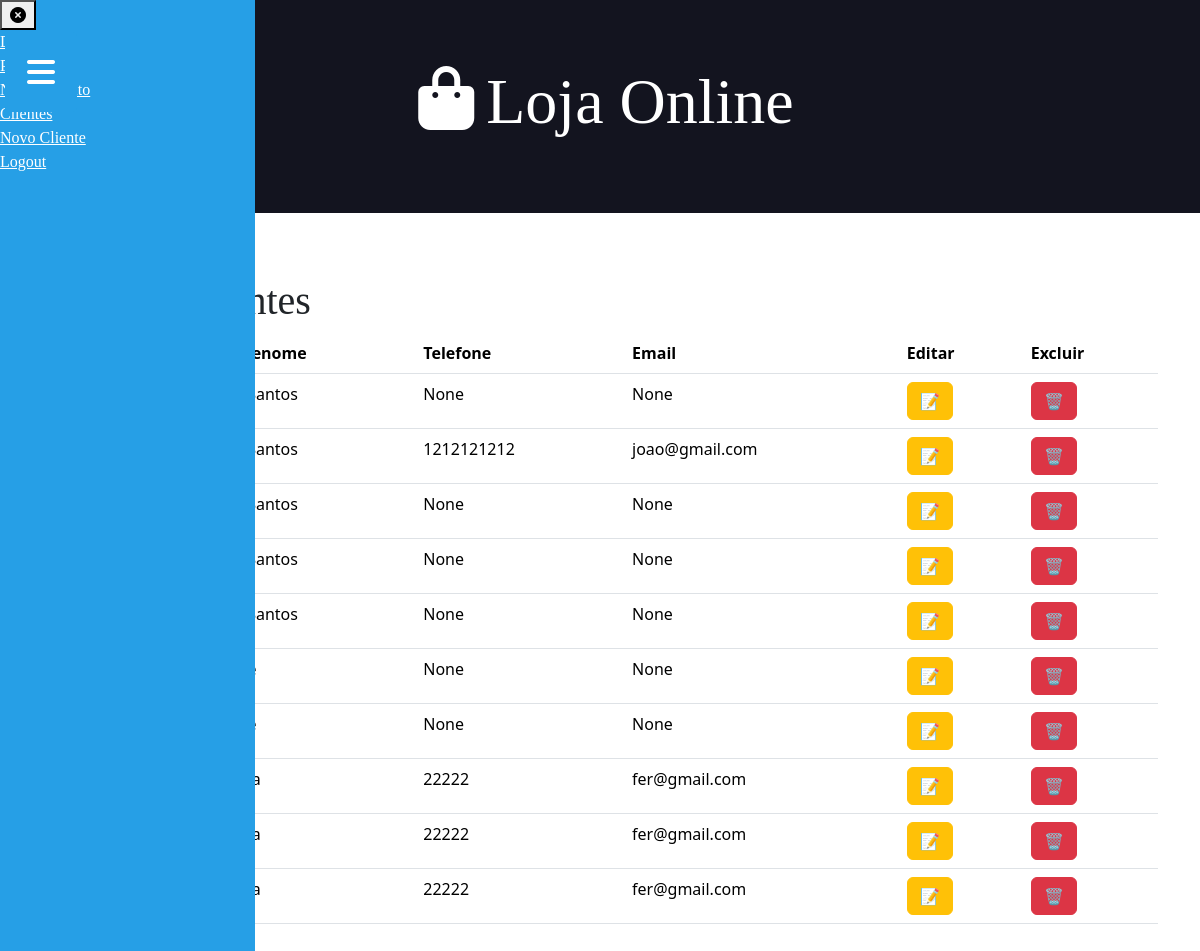
Before: /clientes (signed in) with the older database file.
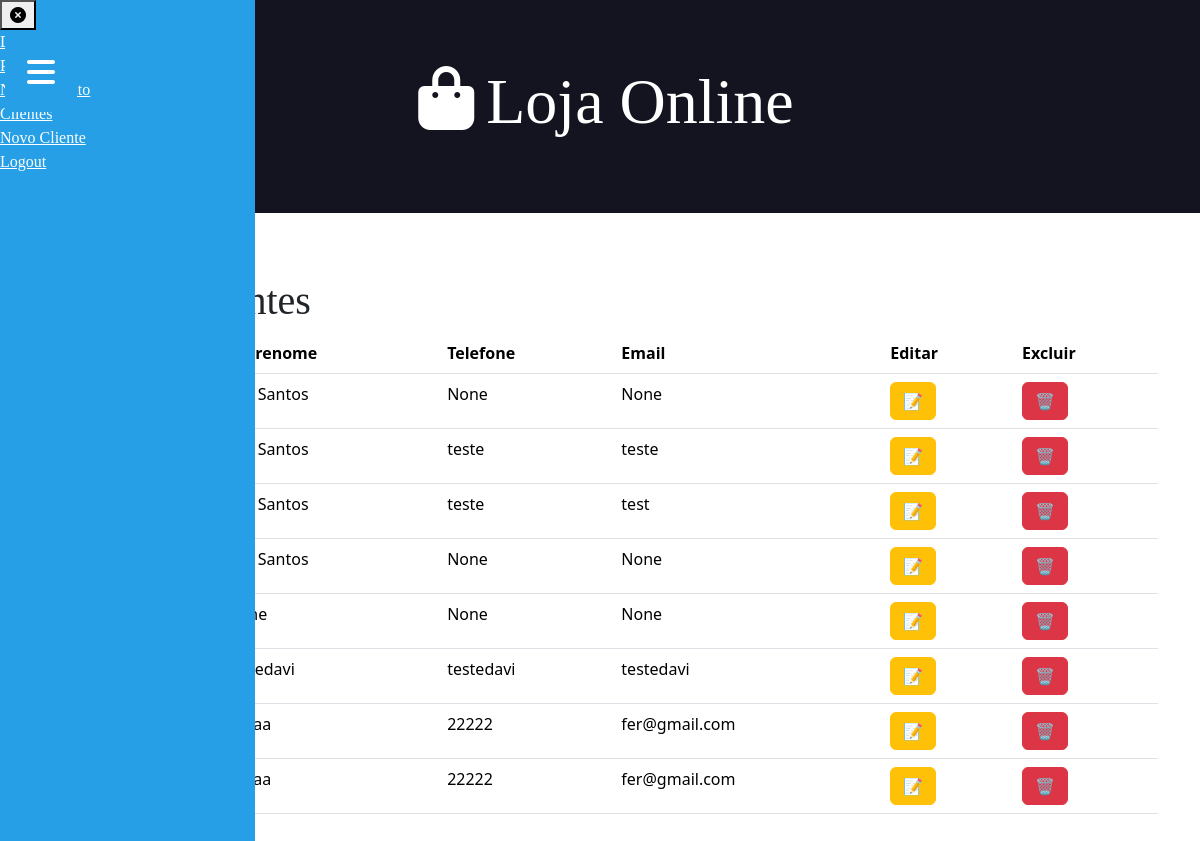
After: the same page with the newer database file.
### core/models.py (models this page shows)
class Cliente(models.Model):
    nome = models.CharField(max_length=200)
    sobrenome = models.CharField(max_length=200, null=True, blank=True)
    data_nascimento = models.DateField(null=True, blank=True)
    cpf = models.CharField(max_length=22, null=True, blank=True)
    telefone = models.CharField(max_length=30, null=True, blank=True)
    email = models.EmailField(max_length=100, null=True, blank=True)

### core/views.py (the view)
# urls.py: path('clientes', clientes, name="urlclientes"),
@login_required(login_url='urlentrar')
def clientes(request):
    clientes = Cliente.objects.all()
    context = {'cli': clientes}
    return render(request, 'clientes.html', context)

### core/templates/clientes.html (shortened to what this page needs)
{% extends 'global/base.html' %}
{% block content %}
  <div class="container">
    <h1>Lista de Clientes</h1>
    <table class="table table-hover">
        <thead>
            <tr>
                <th>Nome</th>
                <th>Sobrenome</th>
                <th>Telefone</th>
                <th>Email</th>
                <th>Editar</th>
                <th>Excluir</th>
            </tr>
        </thead>
        {% for c in cli %}
        <tbody>
          <tr>
            <td>{{ c.nome }}</td>
            <td>{{ c.sobrenome }}</td>
            <td>{{ c.telefone }}</td>
            <td>{{ c.email }}</td>
            <td>
              <form action="{% url 'urleditaCliente' c.id %}">
                <input type="submit" value="📝" alt="Editar" class="btn btn-warning">
              </form>
            </td>
            <td>
              <form action="{% url 'urlapagaCliente' c.id %}">
                <input type="submit" value="🗑️"  alt="Exluir" class="btn btn-danger">
              </form>
            </td>
          </tr>
        </tbody>
        {% endfor %}
      </table>
      <form action="{% url 'urlsalvarClientes' %}">
      </form>
{% endblock %}

Changed rows visible on the page:
removed Cliente: sobrenome "dos Santos", telefone "1212121212", email "joao@gmail.com"
removed Cliente: telefone "22222", email "fer@gmail.com"
changed Cliente (number 2 of 8 on the later page): telefone "None" → "teste"; email "None" → "teste"
changed Cliente: telefone "None" → "teste"; email "None" → "test"
changed Cliente: sobrenome (not shown) → "testedavi"; telefone "None" → "testedavi"; email "None" → "testedavi"
